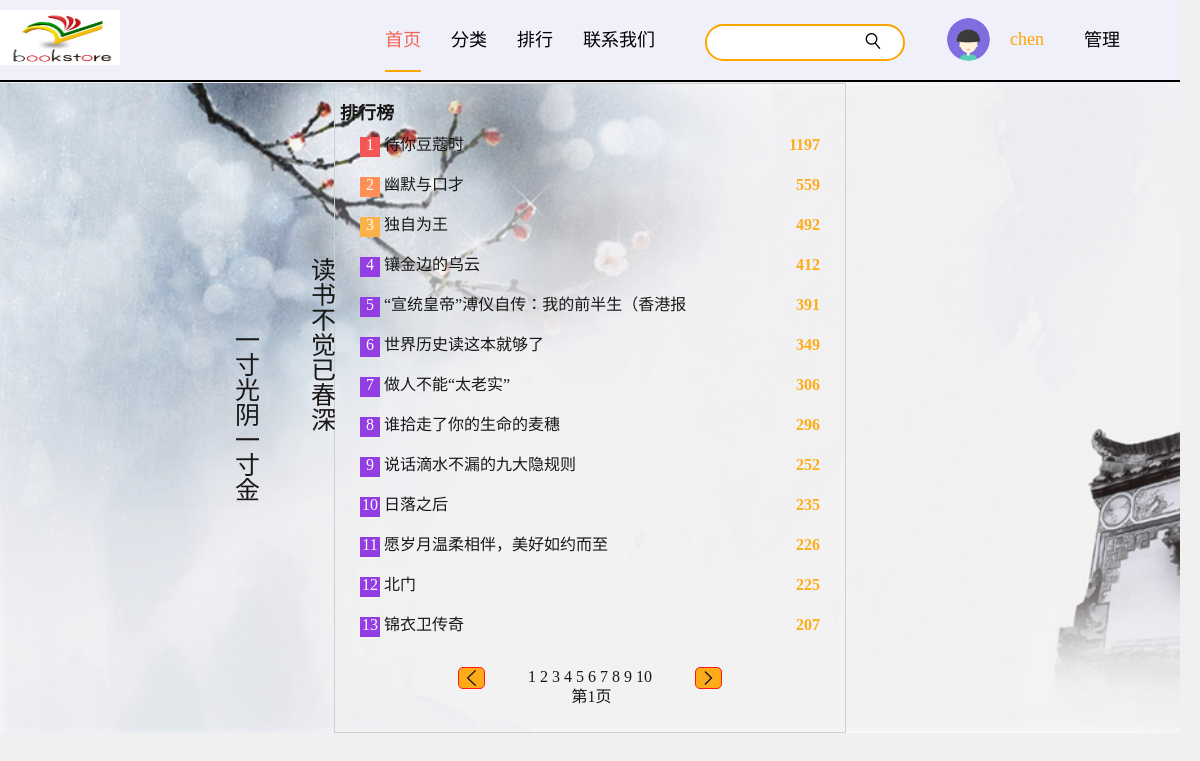
The app's page /index.php?url=./php/ranking-list.php (signed in) with its own data.
### tables this page shows
CREATE TABLE `booklist` (
  `book_id` int(10) NOT NULL AUTO_INCREMENT,
  `title` char(20) NOT NULL,
  `author` char(20) NOT NULL,
  `word` char(10) NOT NULL,
  `details` text NOT NULL,
  `hot` int(10) NOT NULL,
  `img` text NOT NULL,
  `url` text NOT NULL,
  `class` char(10) NOT NULL,
  PRIMARY KEY (`book_id`)
);

### php/ranking-list.php (the view, shortened to what this page needs)
<?php
include_once("functions/page.php");
$page_size = 13;
if (isset($_GET["page_current"])) {
    $page_current = $_GET["page_current"];
} else {
    $page_current = 1;
}
$start = ($page_current - 1) * $page_size;
$result_sql = "select * from bookList order by booklist.hot  desc limit $start,$page_size";
$result_set = mysql_query($result_sql);
function colorArr($i){
  if($i == 1){
    echo  'background: rgb(245, 69, 69)';
  }elseif($i == 2){
    echo 'background: rgb(255, 133, 71)';
  }elseif($i == 3){
    echo 'background: rgb(255, 172, 56)';
  }else{
    echo 'background: blueviolet';
  }
}
?>
<link rel="stylesheet" href="./css/ranking-list.css">
<div class="Box">
  <div class="poem">
        <p>读书不觉已春深</p>
        <p>一寸光阴一寸金</p>
    </div>
  <div class="hot-list">
        <div class="headSection clearfix">
          <span class="hot">排行榜</span>
        </div>
        <ul class="showSection">
        <?php
          $i = ($page_current - 1) * $page_size;
          while ($row = mysql_fetch_array($result_set)) {
            $i++;
        ?>
          <li class="clearfix">
            <a href="index.php?url=./php/book_detail.php&news_id=<?php echo $row['book_id']?>">
            <span class="number" style="<?php colorArr($i);?>"><?php echo $i;?></span>
            <span class="title"><?php echo $row['title'];?></span>
            <span class="mes"><?php echo $row['hot']?></span>
            </a>
          </li>
        <?php
          }
        ?>
        </ul>
  </div>
</div>

### css/index.css (style rules this page uses)
html,body { width: 100%; height: 100%; }

### css/ranking-list.css (style rules this page uses)
.clearfix { content: ""; display: block; clear: both; overflow: hidden; }
.Box { width: 100%; background: url(../img/liat.jpg) no-repeat; background-size: cover; margin-top: -20px; opacity: .9; }
.poem { position: absolute; top: 0; left: 0; font-size: 25px; font-family: KaiTi; }
.poem p:first-child { top: 258px; left: 311px; position: absolute; width: 20px; }
.poem p:last-child { top: 328px; left: 235px; position: absolute; width: 20px; }
.hot-list { width: 500px; padding: 20px 5px; margin: 5px auto 0; border: 1px solid #ccc; }
.hot-list .headSection { margin-bottom: 10px; }
.hot-list .headSection .hot { float: left; font-size: 18px; font-weight: bold; }
.showSection li { padding: 5px 10px; margin: 10px; border-radius: 10px; cursor: pointer; }
.showSection .number { display: inline-block; height: 20px; width: 20px; background-color: blueviolet; color: #fff; text-align: center; }
.showSection .mes { float: right; color: orange; font-weight: bold; }

### index.php (style rules this page uses)
ul li { list-style: none; }
.clearfix { display: inline-block; content: ''; clear: both; }

### records on screen
booklist: title "待你豆蔻时", hot "1197"
booklist: title "幽默与口才", hot "559"
booklist: title "独自为王", hot "492"
booklist: title "镶金边的乌云", hot "412"
booklist: title "“宣统皇帝”溥仪自传：我的前半生（香港报", hot "391"
booklist: title "世界历史读这本就够了", hot "349"
booklist: title "做人不能“太老实”", hot "306"
booklist: title "谁拾走了你的生命的麦穗", hot "296"
booklist: title "说话滴水不漏的九大隐规则", hot "252"
booklist: title "日落之后", hot "235"
booklist: title "愿岁月温柔相伴，美好如约而至", hot "226"
booklist: title "北门", hot "225"
booklist: title "锦衣卫传奇", hot "207"

### other values on screen
$_SESSION['name'] "chen"
$j "1 2 3 4 5 6 7 8 9 10"
$page_current "1"
